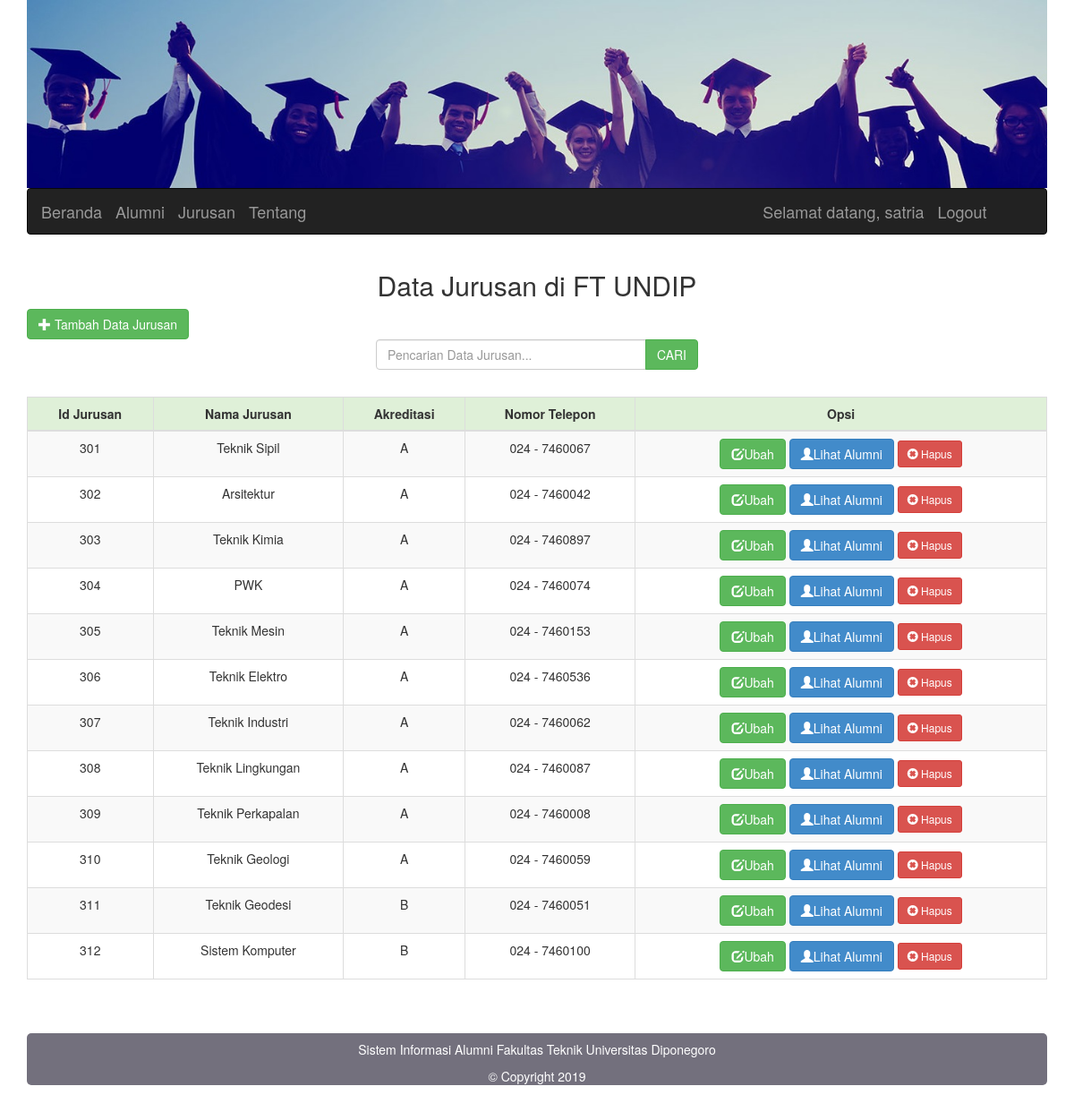
Page /jurusan.php (signed in) on the committed database.
### tables this page shows
CREATE TABLE `jurusan` (
  `id_jurusan` int(3) NOT NULL,
  `nama_jurusan` varchar(255) NOT NULL,
  `akreditasi` varchar(20) NOT NULL,
  `no_telp` varchar(20) NOT NULL
);

### jurusan.php (the view, shortened to what this page needs)
<!DOCTYPE html>
<html>
<head>
		<link href="dist/css/bootstrap.min.css" rel="stylesheet">
		<link href="assets/css/footer.css" rel="stylesheet">
    <link href="css/custom.css" rel="stylesheet" type="text/css">
</head>
<body>
	<?php include ("header.php"); ?>
	<div class="container">
    <div class="row">
        <div class="col-md-12">
			<h2><center>Data Jurusan di FT UNDIP</h2>
		</div>
    </div>
	<div class="row">
        <div class="col-md-12">
			<a href = 'jurusantambah.php?'
			class='btn btn-success'>
			<span class='glyphicon glyphicon-plus'></span> Tambah Data Jurusan</a>
    <div class="row">
  <div class="col-md-4 col-md-offset-4">
    <form action="" method="post">
      <div class="input-group">
        <input type="text" placeholder="Pencarian Data Jurusan..." name="kata" class="form-control">
        <div class="input-group-btn">
          <input type="submit" name="cari" class="btn btn-success" value="CARI">
        </div>
      </div>
    </form>
  </div>
</div><br>
			<table class="table table-striped table-bordered table-hover" id_jurusan="dataTables-example">
				<thead>
					<tr>
						<th><center>Id Jurusan</th>
						<th><center>Nama Jurusan</th>
						<th><center>Akreditasi</th>
						<th><center>Nomor Telepon</th>
						<th><center>Opsi</th>
					</tr>
				</thead>
				<tbody>
				<?php
					include ("koneksi.php");
					if(isset($_POST['cari'])){
  $k = $_POST['kata'];
  $s = "SELECT * FROM jurusan WHERE id_jurusan LIKE '%". $k ."%' OR nama_jurusan LIKE '%". $k ."%' OR akreditasi LIKE '%". $k ."%' OR no_telp LIKE '%". $k ."%' ";
 }
 else {
  $s = $s = "SELECT * FROM jurusan";
 }
				$result = mysqli_query($connect, $s) or die(mysqli_error($connect));
	while ($row = mysqli_fetch_array($result)) {
	?>
					<tr>
						<td align="center"><?php echo $row['id_jurusan'] ?></td>
						<td align="center"><?php echo $row['nama_jurusan'] ?></td>
						<td align="center"><?php echo $row['akreditasi'] ?></td>
						<td align="center"><?php echo $row['no_telp'] ?></td>
						<td align="center">
							<a href = 'jurusanubah.php?id_jurusan=<?php echo $row['id_jurusan']; ?>'
class='btn btn-success'><span class='glyphicon glyphicon-edit'></span>Ubah</button?></a>
<a href='jurusandetail.php?id=<?php echo $row['id_jurusan']; ?>' class = 'btn btn-primary'>
<span class = 'glyphicon glyphicon-user'></span>Lihat Alumni</button></a>
<a href="jurusanhapus.php?id_jurusan=<?php echo $row['id_jurusan']?>"onClick="return confirm('Apakah Anda yakin ingin menghapus jurusan ini?')"/><button type="button" class = "btn btn-danger btn-sm" ?>
<span class = 'glyphicon glyphicon-remove-sign'> </span> Hapus</button></a></td>
</tr>
				<?php
					}
				?>
				</tbody>
			</table>
        </div>
		</div>
	</div>
	<?php include ("footer.php"); ?>
</body>
</html>

### css/custom.css (style rules this page uses)
body { background: white; }
thead { background: #dff0d8; }
.input-group { margin-bottom: 10px }

### rows in the picture
jurusan: id_jurusan "301", nama_jurusan "Teknik Sipil", akreditasi "A", no_telp "024 - 7460067"
jurusan: id_jurusan "302", nama_jurusan "Arsitektur", akreditasi "A", no_telp "024 - 7460042"
jurusan: id_jurusan "303", nama_jurusan "Teknik Kimia", akreditasi "A", no_telp "024 - 7460897"
jurusan: id_jurusan "304", nama_jurusan "PWK", akreditasi "A", no_telp "024 - 7460074"
jurusan: id_jurusan "305", nama_jurusan "Teknik Mesin", akreditasi "A", no_telp "024 - 7460153"
jurusan: id_jurusan "306", nama_jurusan "Teknik Elektro", akreditasi "A", no_telp "024 - 7460536"
jurusan: id_jurusan "307", nama_jurusan "Teknik Industri", akreditasi "A", no_telp "024 - 7460062"
jurusan: id_jurusan "308", nama_jurusan "Teknik Lingkungan", akreditasi "A", no_telp "024 - 7460087"
jurusan: id_jurusan "309", nama_jurusan "Teknik Perkapalan", akreditasi "A", no_telp "024 - 7460008"
jurusan: id_jurusan "310", nama_jurusan "Teknik Geologi", akreditasi "A", no_telp "024 - 7460059"
jurusan: id_jurusan "311", nama_jurusan "Teknik Geodesi", akreditasi "B", no_telp "024 - 7460051"
jurusan: id_jurusan "312", nama_jurusan "Sistem Komputer", akreditasi "B", no_telp "024 - 7460100"

### other values in the picture
$_SESSION['username'] "satria"
